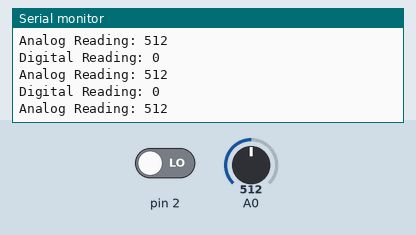
Recording of a sketch running on a simulated Arduino Uno, built with avr-gcc and run on an emulated ATmega328P. On the bench: the last lines printed to the serial monitor. The test bench sets the inputs (shaded band); at power-on: A0 = 512, pin 2 LOW.

Above: at 1.2 s.
1.3 s: A0 set to 108
At 1.9 s:
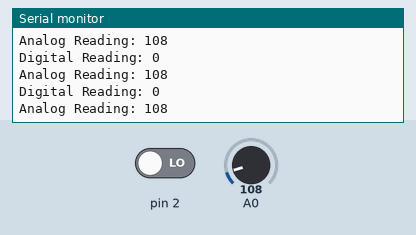
4.3 s: A0 set to 94
At 5.2 s:
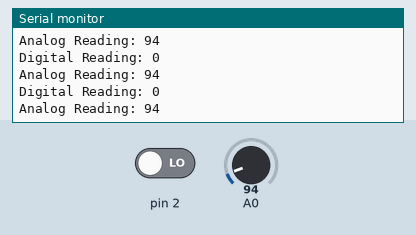
7.3 s: A0 set to 11
At 8.0 s:
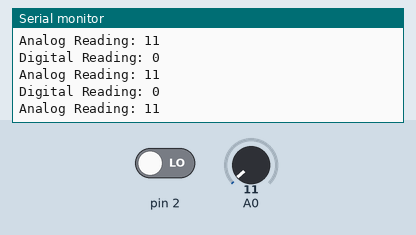
8.8 s: A0 set to 8
At 9.3 s:
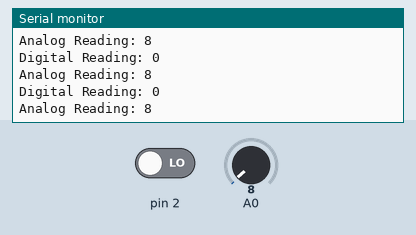
Timing chart, 0 to 11.8 s (numbered marks = the images above; inputs shaded):
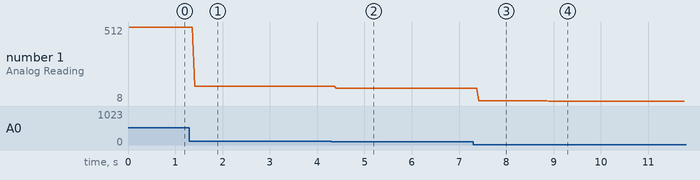

The sketch:

2.28_soundSensorModule_-_Copy.ino
```cpp
void setup() {
  pinMode(2,INPUT);
  Serial.begin(9600);
}

void loop() {
  int sensorDigitalValue= digitalRead(2);
  int sensorAnalogValue = analogRead(A0);
  Serial.print("Digital Reading: ");
  Serial.println(sensorDigitalValue);
  Serial.print("Analog Reading: ");
  Serial.println(sensorAnalogValue);
  Serial.println("");
  delay(2);
}
```

Measured:
- after the input at 1.3 s, the serial monitor: prints a new line after 0.11 s (image 1)
- after the input at 4.3 s, the serial monitor: prints a new line after 0.10 s (image 2)
- after the input at 7.3 s, the serial monitor: prints a new line after 0.12 s (image 3)
- after the input at 8.8 s, the serial monitor: prints a new line after 0.10 s (image 4)
- plotted number 1: 512 → 108 after the input at 1.3 s, 108 → 94 after the input at 4.3 s, 94 → 11 after the input at 7.3 s, 11 → 8 after the input at 8.8 s
